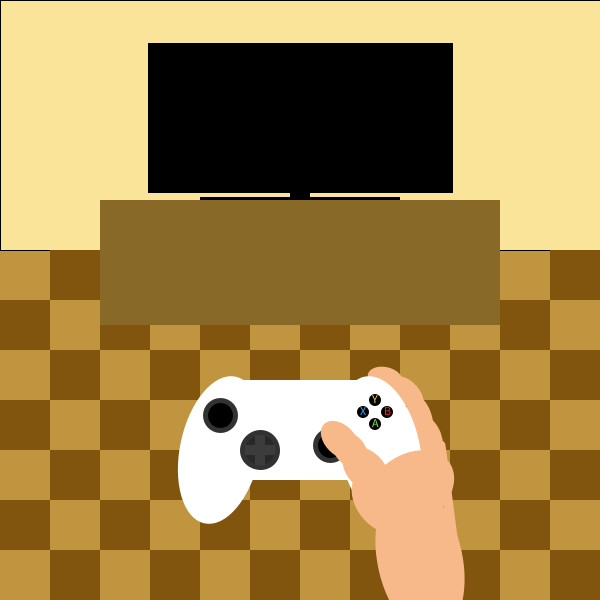
Frame 1 (no input)
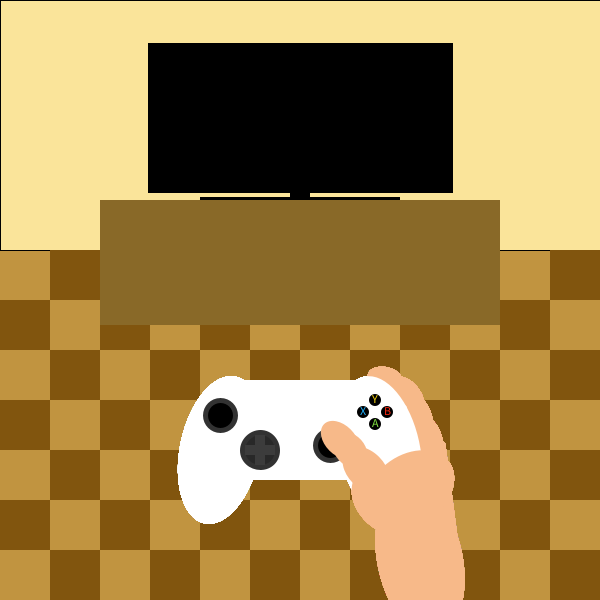
Frame 60 (the mouse pressed at the canvas centre just before this capture)
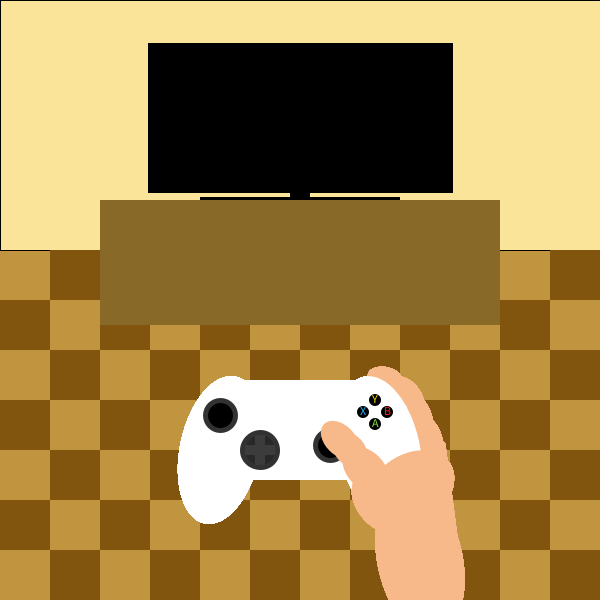
Frame 120 (the mouse held since frame 60 and released just before this capture)

The Processing sketch that drew these frames (run headless with seeded random() and noise(); from frame 60 on, the mouse is pressed at the canvas centre):

// Processing sketch: memory
// ── memory.pde
color skin = #F7B989;
color yellow = #FAD70F;
color red = #FA270F;
color green = #83E543;
color blue = #21B3FF;
color colours = #000000;



void setup() {
  
size(600, 600);
background(193, 148, 64);
fill(250, 228, 154);
rect(0, 0, 600, 250);
noStroke();

int offset = 0;

for(int x = 0;  x <= width;  x = x + 50) {
  for(int y = 300;  y <= height; y = y + 100) {
    fill(129, 85, 14);
    rect(x , y - offset, 50, 50);
  }
  if (offset == 0) {
  offset = 50;
} else {
  offset = 0;
}
}
}

void draw() {
//televisionnnnnnnnnnnnnnnnnnnnnnn
fill(137, 105, 40);
rect(100, 200, 400, 125);
noFill();
strokeWeight(5);
stroke(0);
rect(150, 45, 300, 145);
fill(0);
noStroke();
rect(290, 190, 20, 10);
rect(200, 197, 200, 3);

//fingers under
//pointer
pushMatrix();
translate(385, 378);
rotate(radians(12));
fill(skin);
ellipse(0, 0, 35, 22);
popMatrix();

pushMatrix();
translate(408, 393);
rotate(radians(48));
fill(skin);
ellipse(0, 0, 40, 22);
popMatrix();

pushMatrix();
translate(420, 420);
rotate(radians(76));
fill(skin);
ellipse(0, 0, 50, 25);
popMatrix();

pushMatrix();
translate(422, 440);
rotate(radians(70));
fill(skin);
ellipse(0, 0, 55, 40);
popMatrix();
//controllerrrrrrrrrrrrrrrrrrrrrrrrrrrrrrrrrrrrrrr
fill(255);
pushMatrix();
translate(220, 450);
rotate(radians(12));
ellipse(0, 0, 80, 150);
popMatrix();
pushMatrix();
translate(380, 450);
rotate(radians(-12));
ellipse(0, 0, 80, 150);
popMatrix();
rect(240, 380, 140, 100);
//button left
fill(0);
stroke(50);
circle(220, 415, 30);
//button right of left
fill(40);
circle(260, 450, 35);
fill(60);
noStroke();
rect(245, 445, 30, 10); 
rect(255, 435, 10, 30);
//button right of right of left
fill(0);
stroke(50);
circle(330, 445, 30);
//right buttons
noStroke();
circle(375, 400, 12); //Y
circle(387, 412, 12); //B
circle(375, 424, 12); //A
circle(363, 412, 12); //X
fill(yellow);
text("Y", 372.45, 403);
fill(red);
text("B", 384.45, 415);
fill(green);
text("A", 372.45, 427);
fill(blue);
text("X", 360.45, 415);




//thumb
pushMatrix();
translate(340, 440);
rotate(radians(45));
fill(skin);
ellipse(0, 0, 45, 30);
popMatrix();

pushMatrix();
translate(350, 450);
rotate(radians(48));
fill(skin);
ellipse(0, 0, 40, 30);
popMatrix();

pushMatrix();
translate(366, 470);
rotate(radians(45));
fill(skin);
ellipse(0, 0, 55, 37);
popMatrix();

pushMatrix();
translate(387, 500);
rotate(radians(45));
fill(skin);
ellipse(0, 0, 80, 60);
popMatrix();

//the webbed part of the hand between the thumb and the pointer finger. Je ne sais pas what its called
pushMatrix();
translate(410, 490);
rotate(radians(-35));
fill(skin);
ellipse(0, 0, 96, 70);
popMatrix();
//arm
pushMatrix();
translate(420, 560);
rotate(radians(78));
fill(skin);
ellipse(0, 0, 155, 85);
popMatrix();

strokeWeight(10);
stroke(skin);
line(455, 560, 440, 445);

noStroke();
fill(colours);
rect(153, 48, 295, 140); 
}

void mouseReleased(){
  button(375, 400, yellow);
  button(387, 412, red);
  button(375, 424, green);
  button(363, 412, blue);
}
  

void button(float x, float y, color colourss) {
  if (dist(x, y, mouseX, mouseY) < 6) {
    colours = colourss;
   
  }
}
